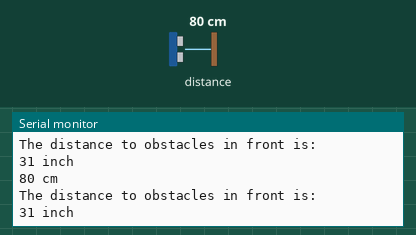
Simulated run of this sketch. Board: Raspberry Pi Pico. Parts: the last lines printed to the serial monitor. The test bench sets the inputs (shaded band); at power-on: distance to the obstacle 80 cm.

Above: at 1.2 s.
1.3 s: distance to the obstacle set to 2 cm
At 1.46 s:
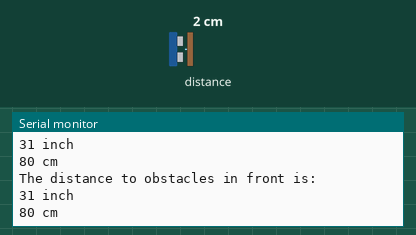
2.8 s: distance to the obstacle set to 4 cm
At 2.97 s:
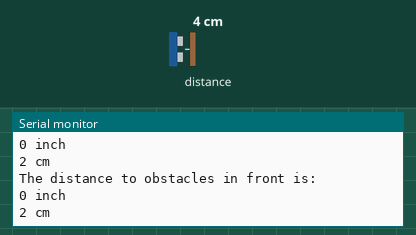
Timing chart, 0 to 5.8 s (numbered marks = the images above; inputs shaded):
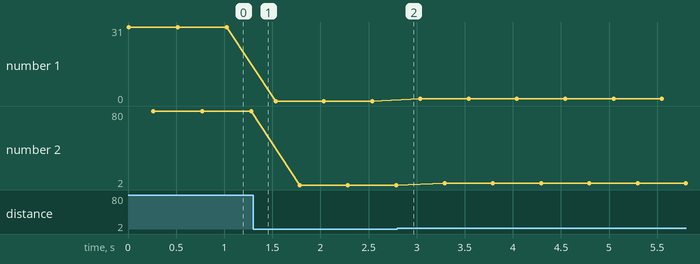

Measured:
- plotted number 1: 31 → 0 after the input at 1.3 s, 0 → 1 after the input at 2.8 s
- plotted number 2: 80 → 2 after the input at 1.3 s, 2 → 4 after the input at 2.8 s

The sketch:

L13_UltrasonicDisplayOnTerm_XIAO_en.ino
```cpp
#include "Ultrasonic.h"//declare the library file
Ultrasonic ultrasonic(0);//define variables, connect pins. If you're using XIAO RP2040/XIAO ESP32, please change 0 to D0
void setup() {
    Serial.begin(9600);
}
void loop() {
    long RangeInInches;//define a long integer variable named RangeInInches
    long RangeInCentimeters;//define a long integer variable named RangeInCentimeters

    Serial.println("The distance to obstacles in front is: ");
    RangeInInches = ultrasonic.MeasureInInches();//read the distance value (inches) measured by the ultrasonic distance sensor and store it in the variable RangeInInches
    Serial.print(RangeInInches);//serial print value
    Serial.println(" inch");
    delay(250);

    RangeInCentimeters = ultrasonic.MeasureInCentimeters(); //read the distance value (centimeters) measured by the ultrasonic distance sensor and store it in the variable RangeInCentimeters
    Serial.print(RangeInCentimeters);//serial print value
    Serial.println(" cm");
    delay(250);
}
```
